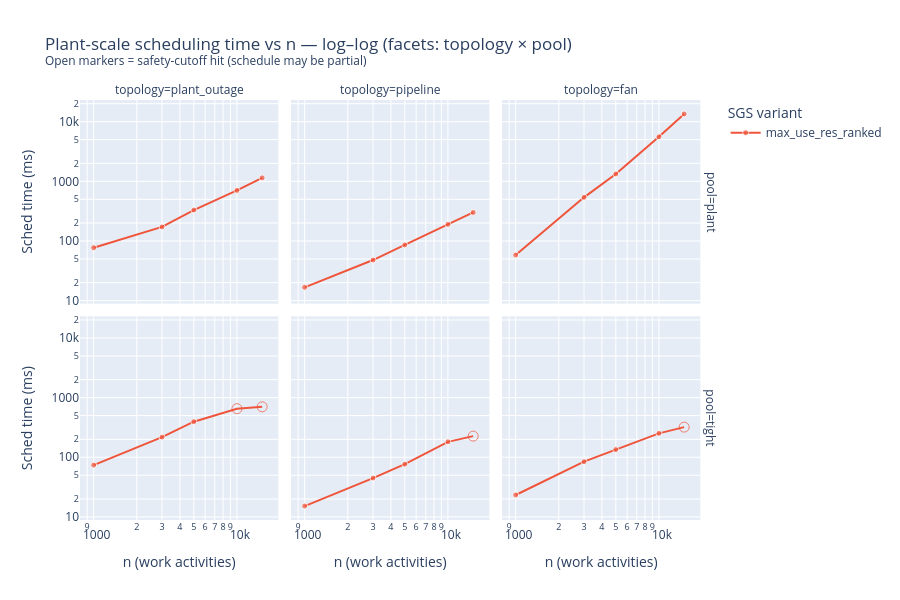

Notebook source saved alongside this figure:
### Markdown cell above
## 4. Plant-Scale Benchmark Analysis

The plant-scale benchmark uses realistic nuclear outage conditions:
- **`plant_outage` topology**: 16 parallel work-package pipelines with
  15 % of streams gated on the completion of the preceding stream
  (system-isolation prerequisites)
- **Randomised durations**: drawn from a plant-realistic distribution
  `[1h, 2h, 4h, 8h, 16h, 24h]` with weights `[15, 20, 30, 20, 10, 5]`
- **Multi-skill resource pool** (`plant` mode): MECH=40 / ELEC=20 / IC=10,
  fixed regardless of n — constraint pressure grows naturally with problem size
- **Problem sizes**: 1 000 – 15 000 work activities

---

### Plant Scheduling Time Scaling

### Code cell
topos_plant   = [t for t in TOPO_ORDER_PLANT if t in df_plant['topology'].unique()]
pools_plant   = [p for p in ['plant', 'tight', 'unconstrained'] if p in df_plant['pool'].unique()]

df_pplot = df_plant.copy()
df_pplot = df_pplot.sort_values('n_work')

fig = px.line(
    df_pplot,
    x='n_work', y='t_sched_ms',
    color='sgs',
    facet_col='topology', facet_row='pool',
    log_x=True, log_y=True,
    markers=True,
    custom_data=['is_complete'],   # embedded per-point so the loop below uses
                                   # per-trace completeness, not a global n set
    title='Plant-scale scheduling time vs n \u2014 log\u2013log (facets: topology \u00d7 pool)<br>'
          '<sup>Open markers = safety-cutoff hit (schedule may be partial)</sup>',
    labels={'n_work': 'n (work activities)', 't_sched_ms': 'Sched time (ms)', 'sgs': 'SGS'},
    category_orders={
        'topology': topos_plant,
        'pool':     pools_plant,
        'sgs':      SGS_ORDER,
    },
    height=600,
)
# Per-point open-circle for cutoff hits. customdata[i][0] is is_complete for
# point i in this trace; this avoids incorrectly marking complete traces in
# other facets just because a different config hit the cutoff at the same n.
for trace in fig.data:
    if trace.customdata is None:
        continue
    symbols = ['circle-open' if not cd[0] else 'circle' for cd in trace.customdata]
    sizes   = [10           if not cd[0] else 6          for cd in trace.customdata]
    trace.marker.symbol = symbols
    trace.marker.size   = sizes
fig.update_layout(legend_title_text='SGS variant')
fig.show()

### Figure 1 — Plotly figure (JSON) as saved in the notebook; plotly's stock layout.template omitted (floating-point values rounded to 4 significant figures)
{"data": [{"customdata": [[true], [true], [true], [true], [true]], "hovertemplate": "SGS=max_use_res_ranked<br>pool=plant<br>topology=plant_outage<br>n (work activities)=%{x}<br>Sched time (ms)=%{y}<extra></extra>", "legendgroup": "max_use_res_ranked", "line": {"color": "#EF553B", "dash": "solid"}, "marker": {"size": [6, 6, 6, 6, 6], "symbol": ["circle", "circle", "circle", "circle", "circle"]}, "mode": "lines+markers", "name": "max_use_res_ranked", "orientation": "v", "showlegend": true, "type": "scatter", "x": [1000, 3000, 5000, 10000, 15000], "xaxis": "x4", "y": [77.1, 172.2, 330.0, 705.0, 1143.0], "yaxis": "y4"}, {"customdata": [[true], [true], [true], [false], [false]], "hovertemplate": "SGS=max_use_res_ranked<br>pool=tight<br>topology=plant_outage<br>n (work activities)=%{x}<br>Sched time (ms)=%{y}<extra></extra>", "legendgroup": "max_use_res_ranked", "line": {"color": "#EF553B", "dash": "solid"}, "marker": {"size": [6, 6, 6, 10, 10], "symbol": ["circle", "circle", "circle", "circle-open", "circle-open"]}, "mode": "lines+markers", "name": "max_use_res_ranked", "orientation": "v", "showlegend": false, "type": "scatter", "x": [1000, 3000, 5000, 10000, 15000], "xaxis": "x", "y": [73.91, 217.8, 395.4, 652.7, 701.6], "yaxis": "y"}, {"customdata": [[true], [true], [true], [true], [true]], "hovertemplate": "SGS=max_use_res_ranked<br>pool=plant<br>topology=pipeline<br>n (work activities)=%{x}<br>Sched time (ms)=%{y}<extra></extra>", "legendgroup": "max_use_res_ranked", "line": {"color": "#EF553B", "dash": "solid"}, "marker": {"size": [6, 6, 6, 6, 6], "symbol": ["circle", "circle", "circle", "circle", "circle"]}, "mode": "lines+markers", "name": "max_use_res_ranked", "orientation": "v", "showlegend": false, "type": "scatter", "x": [1000, 3000, 5000, 10000, 15000], "xaxis": "x5", "y": [16.7, 47.89, 85.89, 189.9, 300.7], "yaxis": "y5"}, {"customdata": [[true], [true], [true], [true], [false]], "hovertemplate": "SGS=max_use_res_ranked<br>pool=tight<br>topology=pipeline<br>n (work activities)=%{x}<br>Sched time (ms)=%{y}<extra></extra>", "legendgroup": "max_use_res_ranked", "line": {"color": "#EF553B", "dash": "solid"}, "marker": {"size": [6, 6, 6, 6, 10], "symbol": ["circle", "circle", "circle", "circle", "circle-open"]}, "mode": "lines+markers", "name": "max_use_res_ranked", "orientation": "v", "showlegend": false, "type": "scatter", "x": [1000, 3000, 5000, 10000, 15000], "xaxis": "x2", "y": [15.21, 44.84, 76.65, 181.6, 226.4], "yaxis": "y2"}, {"customdata": [[true], [true], [true], [true], [true]], "hovertemplate": "SGS=max_use_res_ranked<br>pool=plant<br>topology=fan<br>n (work activities)=%{x}<br>Sched time (ms)=%{y}<extra></extra>", "legendgroup": "max_use_res_ranked", "line": {"color": "#EF553B", "dash": "solid"}, "marker": {"size": [6, 6, 6, 6, 6], "symbol": ["circle", "circle", "circle", "circle", "circle"]}, "mode": "lines+markers", "name": "max_use_res_ranked", "orientation": "v", "showlegend": false, "type": "scatter", "x": [1000, 3000, 5000, 10000, 15000], "xaxis": "x6", "y": [58.01, 539.0, 1328.0, 5579.0, 13480.0], "yaxis": "y6"}, {"customdata": [[true], [true], [true], [true], [false]], "hovertemplate": "SGS=max_use_res_ranked<br>pool=tight<br>topology=fan<br>n (work activities)=%{x}<br>Sched time (ms)=%{y}<extra></extra>", "legendgroup": "max_use_res_ranked", "line": {"color": "#EF553B", "dash": "solid"}, "marker": {"size": [6, 6, 6, 6, 10], "symbol": ["circle", "circle", "circle", "circle", "circle-open"]}, "mode": "lines+markers", "name": "max_use_res_ranked", "orientation": "v", "showlegend": false, "type": "scatter", "x": [1000, 3000, 5000, 10000, 15000], "xaxis": "x3", "y": [23.32, 84.39, 134.6, 251.9, 320.3], "yaxis": "y3"}], "layout": {"annotations": [{"font": {}, "showarrow": false, "text": "topology=plant_outage", "x": 0.1567, "xanchor": "center", "xref": "paper", "y": 1, "yanchor": "bottom", "yref": "paper"}, {"font": {}, "showarrow": false, "text": "topology=pipeline", "x": 0.49, "xanchor": "center", "xref": "paper", "y": 1, "yanchor": "bottom", "yref": "paper"}, {"font": {}, "showarrow": false, "text": "topology=fan", "x": 0.8233, "xanchor": "center", "xref": "paper", "y": 1, "yanchor": "bottom", "yref": "paper"}, {"font": {}, "showarrow": false, "text": "pool=tight", "textangle": 90, "x": 0.98, "xanchor": "left", "xref": "paper", "y": 0.2425, "yanchor": "middle", "yref": "paper"}, {"font": {}, "showarrow": false, "text": "pool=plant", "textangle": 90, "x": 0.98, "xanchor": "left", "xref": "paper", "y": 0.7575, "yanchor": "middle", "yref": "paper"}], "height": 600, "legend": {"title": {"text": "SGS variant"}, "tracegroupgap": 0}, "title": {"text": "Plant-scale scheduling time vs n — log–log (facets: topology × pool)<br><sup>Open markers = safety-cutoff hit (schedule may be partial)</sup>"}, "xaxis": {"anchor": "y", "domain": [0, 0.3133], "title": {"text": "n (work activities)"}, "type": "log"}, "xaxis2": {"anchor": "y2", "domain": [0.3333, 0.6467], "matches": "x", "title": {"text": "n (work activities)"}, "type": "log"}, "xaxis3": {"anchor": "y3", "domain": [0.6667, 0.98], "matches": "x", "title": {"text": "n (work activities)"}, "type": "log"}, "xaxis4": {"anchor": "y4", "domain": [0, 0.3133], "matches": "x", "showticklabels": false, "type": "log"}, "xaxis5": {"anchor": "y5", "domain": [0.3333, 0.6467], "matches": "x", "showticklabels": false, "type": "log"}, "xaxis6": {"anchor": "y6", "domain": [0.6667, 0.98], "matches": "x", "showticklabels": false, "type": "log"}, "yaxis": {"anchor": "x", "domain": [0, 0.485], "title": {"text": "Sched time (ms)"}, "type": "log"}, "yaxis2": {"anchor": "x2", "domain": [0, 0.485], "matches": "y", "showticklabels": false, "type": "log"}, "yaxis3": {"anchor": "x3", "domain": [0, 0.485], "matches": "y", "showticklabels": false, "type": "log"}, "yaxis4": {"anchor": "x4", "domain": [0.515, 1], "matches": "y", "title": {"text": "Sched time (ms)"}, "type": "log"}, "yaxis5": {"anchor": "x5", "domain": [0.515, 1], "matches": "y", "showticklabels": false, "type": "log"}, "yaxis6": {"anchor": "x6", "domain": [0.515, 1], "matches": "y", "showticklabels": false, "type": "log"}}}
